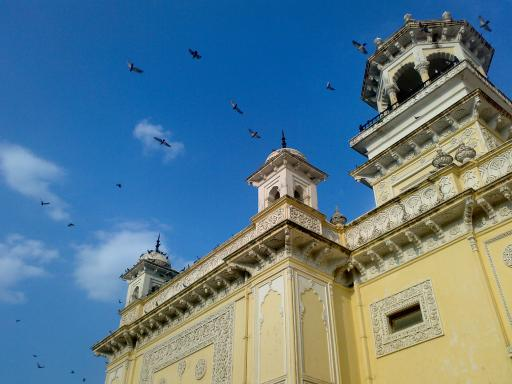
#> input picture data/home.jpg, 512 x 384 px
$ jupyter execute 5.K-Means.ipynb
#> lines starting #> are read from the running program, lines starting #| are printed output that depends on the picture
# K-Means Clustering
原文通过质心的移动来演示K-Means聚类算法的工作原理。

## OpenCV中使用cv.kmeans()函数
OpenCV中的cv.kmeans()函数可以用来执行K-Means聚类算法。它的语法如下：
```
compactness,labels,centers = cv.kmeans(samples, nclusters, criteria, attempts, flags)
```
参数说明：
- samples: 应该是np.float32类型的数据，每个特征应该放在一列。
- nclusters(K): 聚类的最终数目。
- criteria: 终止条件，它应该是一个含有3个成员的元组，它们是（typw，max_iter，epsilon）：
    - type终止的类型：有如下三种选择：
        - cv.TERM_CRITERIA_EPS 只有精确度epsilon满足是停止迭代。
        - cv.TERM_CRITERIA_MAX_ITER 当迭代次数超过阈值时停止迭代。
        - cv.TERM_CRITERIA_EPS + cv.TERM_CRITERIA_MAX_ITER 上面的任何一个条件满足时停止迭代。
    - max_iter：最大迭代次数。
    - epsilon：精确度阈值。
- attempts: 使用不同的起始标记来执行算法的次数。算法会返回紧密度最好的标记。紧密度也会作为输出被返回。
- flags：用来设置如何选择起始重心。通常我们有两个选择：cv.KMEANS_PP_CENTERS和cv.KMEANS_RANDOM_CENTERS。

返回值：
- centers: 聚类中心的输出矩阵，每个聚类中心都是一行数据。
- compactness: 紧密度，返回每个点到相应聚类中心的距离的平方和。
- labels: 标志数组，每个成员被标记为0，1等

# 1. 单特征数据

[cell 1]
import numpy as np
import cv2 as cv
from matplotlib import pyplot as plt

# 身高与T恤尺码的关系
# 生成随机数据 np.random.randint(low,high,size)
x = np.random.randint(25,100,25)
y = np.random.randint(175,255,25)
# debug
# np.hstack() 水平拼接
z = np.hstack((x,y))

z = z.reshape((50,1))


z = np.float32(z)

# plt.hist(z,256,[0,256])
plt.hist(z,256,[0,256])

plt.show()
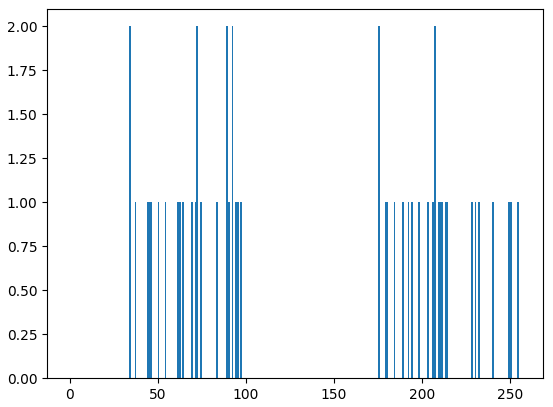
#> figure drawn by matplotlib, 1 panel

# 定义终止标准 = ( type, max_iter = 10 , epsilon = 1.0 )
criteria = (cv.TERM_CRITERIA_EPS + cv.TERM_CRITERIA_MAX_ITER, 10, 1.0)
# 设置标志
flags = cv.KMEANS_RANDOM_CENTERS
# 应用K均值
compactness,labels,centers = cv.kmeans(z,2,None,criteria,10,flags)
A = z[labels==0]
B = z[labels==1]
# 现在绘制用红色'A'，用蓝色绘制'B'，用黄色绘制中心
plt.hist(A,256,[0,256],color = 'r')
plt.hist(B,256,[0,256],color = 'b')
plt.hist(centers,32,[0,256],color = 'y')
plt.show()
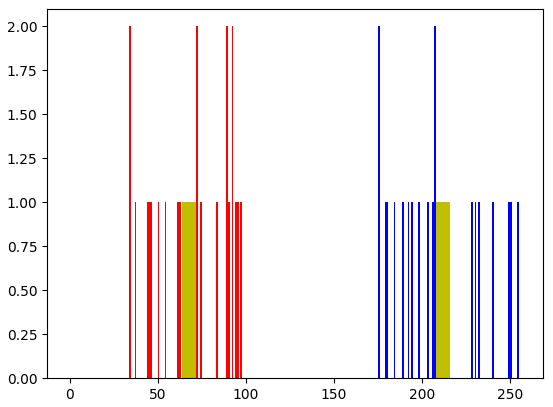
#> figure drawn by matplotlib, 1 panel

## 2. 多特征数据

[cell 2]
import numpy as np
import cv2 as cv
from matplotlib import pyplot as plt
X = np.random.randint(25,50,(25,2))
Y = np.random.randint(60,85,(25,2))
Z = np.vstack((X,Y))
# 将数据转换未 np.float32
Z = np.float32(Z)
# 定义停止标准，应用K均值
criteria = (cv.TERM_CRITERIA_EPS + cv.TERM_CRITERIA_MAX_ITER, 10, 1.0)

ret,label,center=cv.kmeans(Z,2,None,criteria,10,cv.KMEANS_RANDOM_CENTERS)

# 现在分离数据, Note the flatten()
A = Z[label.ravel()==0]
B = Z[label.ravel()==1]
# 绘制数据
plt.scatter(A[:,0],A[:,1])
plt.scatter(B[:,0],B[:,1],c = 'r')

plt.scatter(center[:,0],center[:,1],s = 80,c = 'y', marker = 's')
plt.xlabel('Height'),plt.ylabel('Weight')
plt.show()
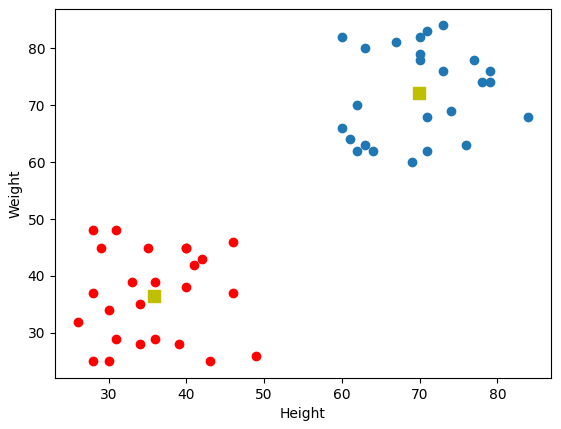
#> figure drawn by matplotlib, 1 panel

## 3.颜色量化

[cell 3]
import numpy as np
import cv2 as cv
img = cv.imread('../data/home.jpg')
#> img is the input picture: shape (384, 512, 3); mean B, G, R 141.2, 123.9, 91.6

Z = img.reshape((-1,3))
# 将数据转化为np.float32
Z = np.float32(Z)

# 定义终止标准 聚类数并应用k均值
criteria = (cv.TERM_CRITERIA_EPS + cv.TERM_CRITERIA_MAX_ITER, 10, 1.0)
K = 10
ret,label,center=cv.kmeans(Z,K,None,criteria,10,cv.KMEANS_RANDOM_CENTERS)
#> ret = 81437642.7; center = [[128.7, 179.1, 192.4], [67.67, 94.61, 101.9], [180.8, 125.6, 66.73], [199, 160.6, 122.8], [16.08, 24.47, 26.4], [39.4, 60.91, 65.78], [165.4, 196.4, 204.1], [162.3, 92.12, 14.46], [176.4, 108.4, 37.59], [99.04, 137.4, 148.4]]

# 现在将数据转化为uint8, 并绘制原图像
center = np.uint8(center)
#> center = [[128, 179, 192], [67, 94, 101], [180, 125, 66], [199, 160, 122], [16, 24, 26], [39, 60, 65], [165, 196, 204], [162, 92, 14], [176, 108, 37], [99, 137, 148]]
res = center[label.flatten()]
res2 = res.reshape((img.shape))
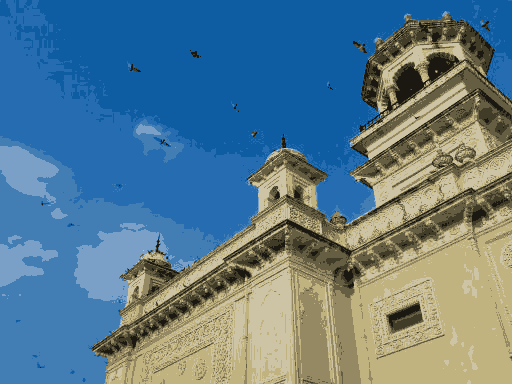
#> res2: shape (384, 512, 3); mean B, G, R 140.8, 123.5, 91.1
cv.imshow('res2',res2)
cv.waitKey(0)
cv.destroyAllWindows()
